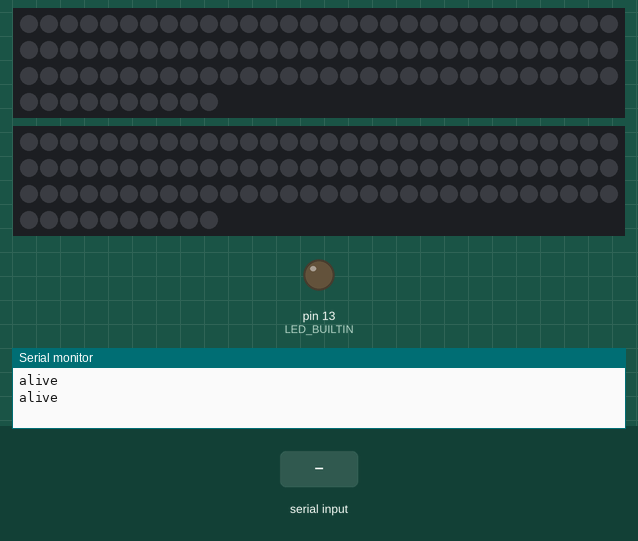
The sketch below on a simulated Arduino Uno, built with avr-gcc and run on an emulated ATmega328P. On the bench: 2 × 100 RGB LEDs in strip order, left to right, continuing on the next row, output pins drawn as LEDs (lit = HIGH), the last lines printed to the serial monitor. Dashed ring = blinking. The test bench sets the inputs (shaded band). Dim RGB values are drawn brighter than linear.

Above: at 1.2 s.
1.3 s: "C;45\n" received over Serial
At 2.3 s:
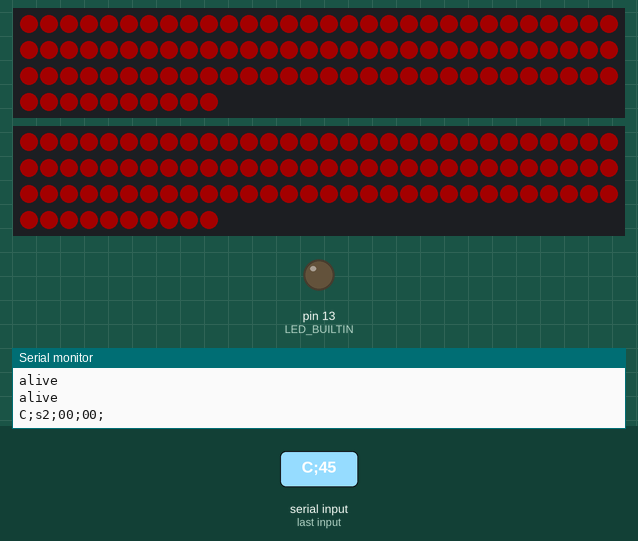
3.1 s: "C90\n" received over Serial
At 3.31 s:
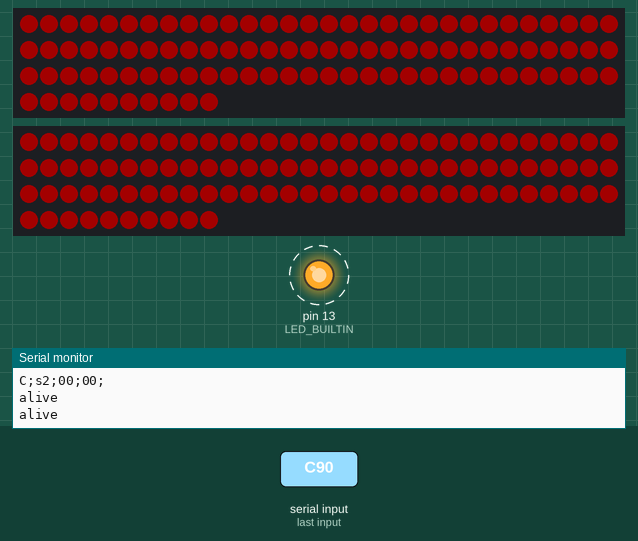
4.9 s: "C" received over Serial
At 7.2 s:
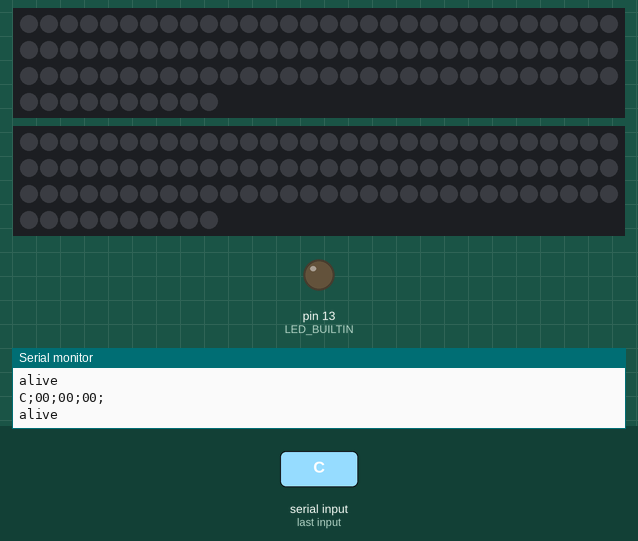
Timing chart, 0 to 8.7 s (numbered marks = the images above; inputs shaded):
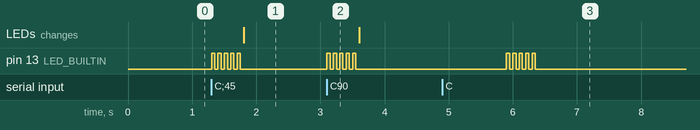

Measured:
- after the input at 1.3 s, pin 13 (LED_BUILTIN): alternates HIGH for 0.05 s and LOW for 0.05 s, 10 changes in all, then stays LOW, starting at once; the LEDs: change after 0.51 s (image 1)
- after the input at 3.1 s, pin 13 (LED_BUILTIN): alternates HIGH for 0.05 s and LOW for 0.05 s, 10 changes in all, then stays LOW, starting at once
- after the input at 4.9 s, pin 13 (LED_BUILTIN): alternates HIGH for 0.05 s and LOW for 0.05 s, 10 changes in all, then stays LOW, starting after 1.0 s

The sketch:

ArduinoScetch.ino
```cpp
#include <Arduino.h>
#include <FastLED.h>

#define THUB 8             // DATA PIN FOR THUB
#define CABINET 7          // DATA PIN FOR CABINET
#define LED_COUNT 100      // LED COUNT ON THE STRIP/3
#define CHIPSET WS2811     // LED DRIVER CHIPSET
#define COLOR_SEQUENCE BRG // SEQUENCE OF COLORS IN DATA STREAM
#define FPS 100            // UPDATES PER SECOND

// DATA DEFINITION
int BRIGHTNESS = 255; // BRIGHTNESS RANGE [0..255]
CRGB LEDs[LED_COUNT];
const int color_data_size = 3;
int color_data[color_data_size];
int tmp[color_data_size + 1];
int current_color[color_data_size];
int animation_mode = 0;
bool run_animation = false;
int animation_step = 0;
unsigned long animation_last_time = 0;
unsigned long animation_step_delay = 500;
int animation_direction = -1;
unsigned long alive_timer = 0;

#pragma region basic
void setup()
{
  Serial.begin(9600);
  // LED SETUP
  FastLED.addLeds<CHIPSET, THUB, COLOR_SEQUENCE>(LEDs, LED_COUNT);
  FastLED.addLeds<CHIPSET, CABINET, COLOR_SEQUENCE>(LEDs, LED_COUNT);
  randomSeed(analogRead(0));
  FastLED.setBrightness(BRIGHTNESS);
  FastLED.setMaxPowerInVoltsAndMilliamps(5, 500);
  FastLED.clear();
  FastLED.show();
  pinMode(LED_BUILTIN, OUTPUT);
}

void loop()
{
  // Process incoming serial color_data if available
  reader();
  // Do selected animation with selected color
  do_animation();
  // Send alive signal
  tick_alive_timer();
}
#pragma endregion

#pragma region steps
void do_animation()
{
  if (run_animation)
  {
    switch (animation_mode)
    {
    case 0:
      ANIMATION_0(); // Homogen
      break;
    case 1:
      ANIMATION_1(); // FlashWithInverted
      break;
    case 2:
      ANIMATION_2(); // Breathing
      break;
    }
  }
}

void reader()
{
  if (Serial.available() != 0)
  {
    switch (READ_DATA())
    {
    case 0:
      for (int i = 0; i < color_data_size; i++)
      {
        color_data[i] = tmp[i];
      }
      LOG_DATA();
      run_animation = true;
      break;
    case 1:
      BRIGHTNESS = tmp[0];
      FastLED.setBrightness(BRIGHTNESS);
      FastLED.show();
      run_animation = true;
      break;
    case 2:
      RESET_STATES();
      run_animation = true;
      animation_mode = tmp[0];
      break;
    case 3:
      RESET_STATES();
      SET_ALL_TO(0, 0, 0);
      FastLED.show();
      break;
    case 4:
      FastLED.show();
      break;
    }
    tmp[0] = 0;
    tmp[1] = 0;
    tmp[2] = 0;
  }
}

void tick_buit_in_led()
{
  digitalWrite(LED_BUILTIN, HIGH);
  delay(50);
  digitalWrite(LED_BUILTIN, LOW);
  delay(50);
}

void tick_alive_timer()
{
  if (millis() - alive_timer >= 500)
  {
    Serial.println("alive");
    alive_timer = millis();
  }
}
#pragma endregion

void RESET_STATES()
{
  run_animation = false;
  animation_last_time = 0;
  animation_step = 0;
  current_color[0] = 0;
  current_color[1] = 0;
  current_color[2] = 0;
  SET_ALL_TO(color_data[0], color_data[1], color_data[2]);
  FastLED.setBrightness(BRIGHTNESS);
}

int READ_DATA()
{
  int multiplyer = 100;
  int index = 0;
  int type = 0;
  char buffer[1] = {0};
  Serial.readBytes(buffer, 1);
  switch (buffer[0])
  {
  case 'C': // Color
    type = 0;
    break;
  case 'B': // Brightness
    type = 1;
    break;
  case 'A': // Animation
    type = 2;
    break;
  case 'R': // Reset
    type = 3;
    break;
  case 'S': // Show
    type = 4;
    break;
  default:
    return -1;
    break;
  }
  Serial.readBytes(buffer, 1);
  for (int i = 5; i > type; i--)
  {
    tick_buit_in_led();
  }
  while (Serial.available() != 0)
  {
    Serial.readBytes(buffer, 1);
    switch (type)
    {
    case 0:
      if (buffer[0] == ';')
      {
        multiplyer = 100;
        index++;
      }
      else if (buffer[0] >= '0' && buffer[0] <= '9')
      {
        tmp[index] += multiplyer * (buffer[0] - '0');
        multiplyer /= 10;
      }
      break;
    case 1:
      if (buffer[0] >= '0' && buffer[0] <= '9')
      {
        tmp[0] += multiplyer * (buffer[0] - '0');
        multiplyer /= 10;
      }
      break;
    case 2:
      if (buffer[0] >= '0' && buffer[0] <= '9')
      {
        tmp[0] = (buffer[0] - '0');
      }
      break;
    }
  }
  return type;
}

void INT_TO_HEX(char *tmp, int incoming)
{
  tmp[0] = incoming / 16 + '0';
  tmp[1] = incoming % 16 + '0';
  for (int i = 0; i < 2; i++)
  {
    if (tmp[i] > '9')
    {
      tmp[i] += 39;
    }
  }
}

void LOG_DATA()
{
  // C;##;##;##;
  char Log[12];
  Log[0] = 'C';
  Log[1] = ';';
  for (int i = 0; i < color_data_size; i++)
  {
    char tmp[2] = {0, 0};
    INT_TO_HEX(tmp, color_data[i]);
    Log[-1 + 3 * (i + 1)] = tmp[0];
    Log[0 + 3 * (i + 1)] = tmp[1];
    Log[1 + 3 * (i + 1)] = ';';
  }
  Log[11] = 0;
  Serial.println(Log);
  alive_timer = millis();
}

void SET_ALL_TO(char R, char G, char B)
{
  for (int i = 0; i < LED_COUNT; i++)
  {
    LEDs[i] = CRGB(R, G, B);
  }
}

#pragma region animations
void ANIMATION_0()
{
  bool different = false;
  for (int i = 0; i < color_data_size; i++)
  {
    if (color_data[i] != current_color[i])
    {
      different = true;
      current_color[i] = color_data[i];
    }
  }
  if (different)
  {
    SET_ALL_TO(color_data[0], color_data[1], color_data[2]);
    FastLED.show();
  }
}

void ANIMATION_1()
{
  if (millis() - animation_last_time >= animation_step_delay)
  {
    char R = color_data[0];
    char G = color_data[1];
    char B = color_data[2];
    for (int i = 0; i < LED_COUNT; i++)
    {
      if (i % 3 == (animation_step % 2))
      {
        LEDs[i] = CRGB(R, G, B);
      }
      else
      {
        LEDs[i] = CRGB(255 - R, 255 - G, 255 - B);
      }
    }
    FastLED.show();
    if (animation_step > 100)
    {
      animation_step = 0;
    }
    else
    {
      animation_step++;
    }
    animation_last_time = millis();
  }
}

void ANIMATION_2()
{
  int current_brightness = FastLED.getBrightness();

  if (current_brightness > 80)
  {
    FastLED.setBrightness(80);
    current_brightness = 80;
  }

  if (millis() - animation_last_time >= animation_step_delay / 5)
  {
    if (current_brightness + animation_direction <= 0 || current_brightness + animation_direction > 80)
    {
      animation_direction *= -1;
    }

    FastLED.setBrightness(current_brightness + animation_direction);
    FastLED.show();

    animation_last_time = millis();
  }
}

#pragma endregion
```
